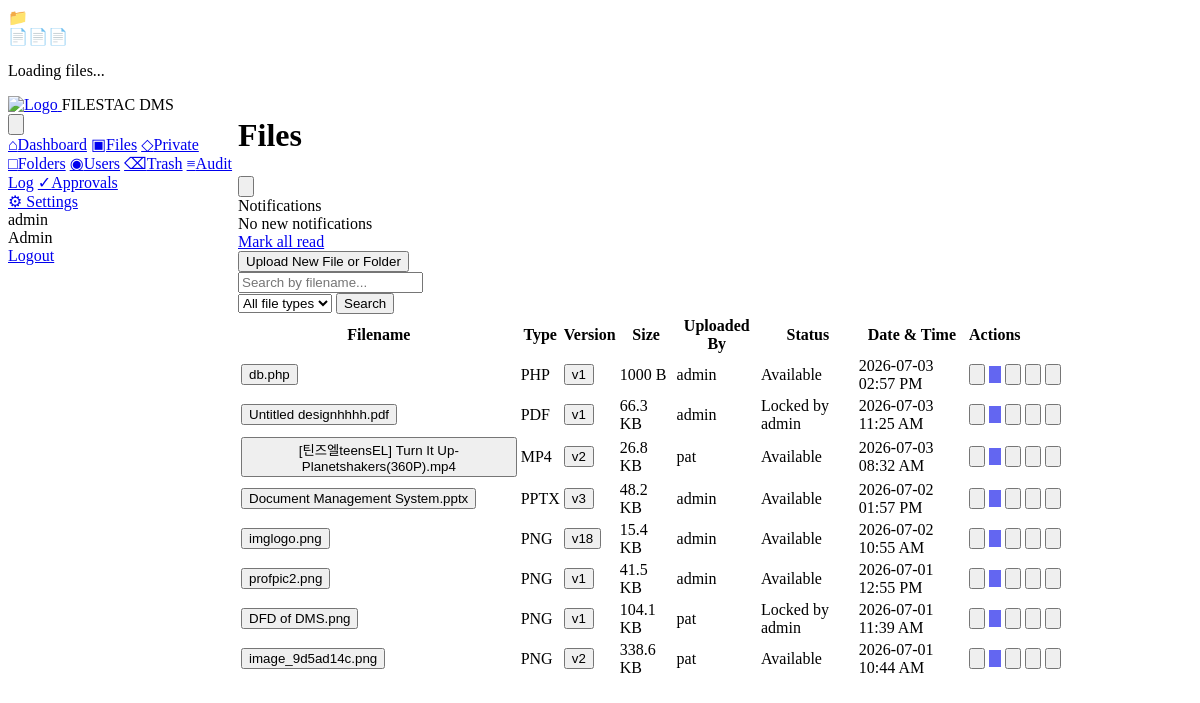
Screenshot of /pages/documents.php (signed in) with the database file from the repository.
### tables this page shows
CREATE TABLE `documents` (
  `id` int(11) NOT NULL,
  `folder_id` int(11) DEFAULT NULL,
  `filename` varchar(255) NOT NULL,
  `storage_path` varchar(255) NOT NULL,
  `version` int(11) NOT NULL DEFAULT 1,
  `size` int(11) NOT NULL DEFAULT 0,
  `uploaded_by` int(11) NOT NULL,
  `is_locked` tinyint(1) NOT NULL DEFAULT 0,
  `locked_by` int(11) DEFAULT NULL,
  `is_deleted` tinyint(1) NOT NULL DEFAULT 0,
  `created_at` datetime NOT NULL DEFAULT current_timestamp(),
  `is_trashed` tinyint(1) DEFAULT 0,
  `deleted_at` datetime DEFAULT NULL
);

CREATE TABLE `users` (
  `id` int(11) NOT NULL,
  `username` varchar(80) NOT NULL,
  `email` varchar(150) NOT NULL,
  `password_hash` varchar(255) NOT NULL,
  `role` enum('admin','contributor','casual') NOT NULL DEFAULT 'casual',
  `status` enum('active','frozen') NOT NULL DEFAULT 'active',
  `created_at` datetime NOT NULL DEFAULT current_timestamp(),
  `phone` varchar(30) DEFAULT NULL,
  `theme` varchar(20) DEFAULT 'light',
  `admin_id` int(11) DEFAULT NULL,
  `is_deleted` tinyint(1) DEFAULT 0
);

### core/auth.php (called while the page is built, shortened)
<?php
require_once __DIR__ . '/../bootstrap/init.php';
class Auth {
    public static function requireLogin(): array {
        return $_SESSION['user'];
    }
}
function require_login(): array { return Auth::requireLogin(); }

### config/config.php (called while the page is built, shortened)
<?php
function app_url(string $path = ''): string {
    return BASE_URL . ltrim($path, '/');
}
function asset_url(string $path = ''): string {
    return app_url('assets/' . ltrim($path, '/'));
}
function page_url(string $path = ''): string {
    return app_url('pages/' . ltrim($path, '/'));
}

### bootstrap/init.php (called while the page is built, shortened)
<?php
require_once __DIR__ . '/../config/config.php';
class Database {
    public function connect() {
        $conn = new mysqli(DB_HOST, DB_USER, DB_PASS, DB_NAME);
        $conn->set_charset('utf8mb4');
        return $conn;
    }
}
function get_db() {
    static $conn = null;
    if ($conn === null) {
        $conn = (new Database())->connect();
    }
    return $conn;
}

### classes/Settings.php (called while the page is built, shortened)
<?php
class Settings {
    private $db;
    public function __construct() {
        $this->db = get_db();
    }
    private function ensureTables(): void {
        $this->db->query("CREATE TABLE IF NOT EXISTS org_settings (
            id INT AUTO_INCREMENT PRIMARY KEY,
            admin_id INT NOT NULL UNIQUE,
            brand_name VARCHAR(100) DEFAULT 'FILESTAC DMS',
            logo_path VARCHAR(255) DEFAULT NULL,
            updated_at TIMESTAMP DEFAULT CURRENT_TIMESTAMP ON UPDATE CURRENT_TIMESTAMP
        )");
    }
    public static function getOrgAdminId(array $user): int {
        if ($user['role'] === 'admin') {
            return (int)$user['id'];
        }
        $db = get_db();
        $stmt = $db->prepare('SELECT admin_id FROM users WHERE id=?');
        $stmt->bind_param('i', $user['id']);
        $stmt->execute();
        $row = $stmt->get_result()->fetch_assoc();
        return (int)($row['admin_id'] ?? $user['id']);
    }
    public function getBrand(int $adminId): array {
        $stmt = $this->db->prepare('SELECT brand_name, logo_path FROM org_settings WHERE admin_id=?');
        $stmt->bind_param('i', $adminId);
        $stmt->execute();
        $row = $stmt->get_result()->fetch_assoc();
        if (!$row) {
            return ['brand_name' => DEFAULT_BRAND, 'logo_path' => null];
        }
        return $row;
    }
    public function getLogoUrl(int $adminId): string {
        $brand = $this->getBrand($adminId);
        if (file_exists(APP_ROOT . '/assets/logo/default.png')) {
            return asset_url('logo/default.png');
        }
        return asset_url('logo/default.png');
    }
}

### pages/documents.php (the view, shortened to what this page needs)
<?php
require_once __DIR__ . '/../core/auth.php';
$user = require_login();
$db   = get_db();
$role = $user['role'];
function format_bytes(int $bytes): string {
    if ($bytes >= 1024)    return round($bytes / 1024, 1) . ' KB';
    return $bytes . ' B';
}
$search = trim($_GET['search'] ?? '');
$fileType = strtolower(trim($_GET['type'] ?? ''));
$like   = '%' . $search . '%';
$typeLike = $fileType !== '' ? '%.' . $fileType : '%';
$offset = max(0, (int)($_GET['offset'] ?? 0));
$limit  = ROWS_PER_PAGE;
if ($role === 'casual') {
    $stmt = $db->prepare(
        'SELECT d.*, u.username AS uploader_name, ur.role AS uploader_role, lk.username AS locker_name, lk.role AS locker_role
         FROM documents d
         INNER JOIN document_shares ds ON ds.document_id = d.id AND ds.shared_with_user_id = ?
         LEFT JOIN users u  ON u.id = d.uploaded_by
         LEFT JOIN users ur ON ur.id = d.uploaded_by
         LEFT JOIN users lk ON lk.id = d.locked_by
         WHERE d.is_deleted = 0 AND d.filename LIKE ? AND d.filename LIKE ?
         ORDER BY d.created_at DESC LIMIT ? OFFSET ?'
    );
    $stmt->bind_param('issii', $user['id'], $like, $typeLike, $limit, $offset);
    $stmt->execute();
} else {
    $stmt = $db->prepare(
        'SELECT d.*, u.username AS uploader_name, ur.role AS uploader_role, lk.username AS locker_name, lk.role AS locker_role
         FROM documents d
         LEFT JOIN users u  ON u.id = d.uploaded_by
         LEFT JOIN users ur ON ur.id = d.uploaded_by
         LEFT JOIN users lk ON lk.id = d.locked_by
         WHERE d.is_deleted = 0 AND d.filename LIKE ? AND d.filename LIKE ?
         ORDER BY d.created_at DESC LIMIT ? OFFSET ?'
    );
    $stmt->bind_param('ssii', $like, $typeLike, $limit, $offset);
    $stmt->execute();
}
$documents = $stmt->get_result()->fetch_all(MYSQLI_ASSOC);
$page_title = 'Files';
include __DIR__ . '/../partials/header.php';
?>
<div class="doc-actions-bar">
  <?php if ($role !== 'casual'): ?>
    <button type="button" class="btn btn-primary" onclick="DMS.openUploadModal(false)">
    Upload New File or Folder
</button>
  <?php else: ?><span></span><?php endif; ?>
  <form method="GET" action="<?= page_url('documents.php') ?>" class="doc-search-box">
    <div class="suggest-box-wrap">
      <input type="text" id="documentSearchInput" name="search" value="<?= htmlspecialchars($search) ?>" placeholder="Search by filename..." autocomplete="off">
    </div>
    <select name="type" class="table-filter-select" onchange="this.form.submit()">
      <option value="">All file types</option>
    </select>
    <button type="submit" class="btn btn-secondary">Search</button>
  </form>
</div>
<table class="data-table file-table">
  <thead>
    <tr>
      <th>Filename</th>
      <th>Type</th>
      <th>Version</th>
      <th>Size</th>
      <th>Uploaded By</th>
      <th>Status</th>
      <th class="date-col">Date & Time</th>
      <th style="width: 220px; text-align: left;">Actions</th>
    </tr>
  </thead>
  <tbody>
  <?php
  $items_list = isset($folder_files) ? $folder_files : ($documents ?? []);
  if (empty($items_list)):
  ?>
    <tr><td colspan="8" class="empty-row">No files found.</td></tr>
  <?php else: ?>
    <?php foreach ($items_list as $doc):
        $locker_role = $doc['locker_role'] ?? 'user';
        $can_write = true;
    ?>
    <tr>
      <td>
        <button type="button" class="file-name-link" onclick="DMS.openFileDetail(<?= (int)$doc['id'] ?>)">
          <?= htmlspecialchars($doc['filename'] ?? $doc['foldername'] ?? '') ?>
        </button>
      </td>
      <td><span class="file-type-pill"><?= strtoupper(htmlspecialchars(pathinfo($doc['filename'] ?? '', PATHINFO_EXTENSION) ?: 'FILE')) ?></span></td>
      <td>
        <button type="button" class="version-link" onclick="DMS.openFileDetail(<?= (int)$doc['id'] ?>)">
          v<?= (int)($doc['version'] ?? 1) ?>
        </button>
      </td>
      <td><?= isset($doc['size']) ? format_bytes((int)$doc['size']) : '—' ?></td>
      <td><?= htmlspecialchars($doc['uploader_name'] ?? '—') ?></td>
      <td>
        <?php if (!empty($doc['is_locked'])): ?>
          <span class="badge badge-warn">Locked by <?= htmlspecialchars($doc['locker_name'] ?? '?') ?></span>
        <?php else: ?>
          <span class="badge badge-ok">Available</span>
        <?php endif; ?>
      </td>
      <td class="date-col">
        <div class="timestamp-wrapper">
          <?php
            try {
                $dateObj = new DateTime($doc['created_at']);
                $ph_date = $dateObj->format('Y-m-d');
                $ph_time = $dateObj->format('h:i A');
            } catch (Exception $e) {
                $ph_date = isset($doc['created_at']) ? substr($doc['created_at'], 0, 10) : '—';
                $ph_time = '—';
            }
          ?>
          <span><?= htmlspecialchars($ph_date) ?></span>
          <span class="timestamp-time"><?= htmlspecialchars($ph_time) ?></span>
        </div>
      </td>
      <td>
        <div class="actions-container">
          <?php if ($can_write): ?>
            <button type="button" class="btn-icon-sm btn-primary" title="Edit File Details" onclick="openMasterEditModal(<?= htmlspecialchars(json_encode($doc)) ?>)">
            </button>
          <?php endif; ?>
          <button type="button" class="btn-icon-sm" style="background:#6366f1;color:white;border:none;" title="Share" onclick="openShareModal(<?= (int)$doc['id'] ?>, '<?= htmlspecialchars(addslashes($doc['filename'])) ?>')">
          </button>
          <button type="button" class="btn-icon-sm btn-outline" title="Download" onclick="DMS.confirm('Download','Download <?= htmlspecialchars(addslashes($doc['filename'])) ?>?', ()=>DMS.downloadFile(<?= (int)$doc['id'] ?>))">
          </button>
          <?php if ($role !== 'casual'): ?>
            <?php if (empty($doc['is_locked'])): ?>
              <button type="button" class="btn-icon-sm btn-warn" title="Lock" onclick="DMS.confirm('Lock File','Lock this file for editing?', ()=>location.href='<?= app_url('api/version_control.php?action=checkout&id=' . (int)$doc['id']) ?>')">
              </button>
            <?php else:
              $can_unlock = false;
              if ((int)$doc['locked_by'] === (int)$user['id']) { $can_unlock = true; }
              elseif ($role === 'admin' && $locker_role !== 'admin') { $can_unlock = true; }
              elseif ($role === 'contributor' && in_array($locker_role, ['user','casual'], true)) { $can_unlock = true; }
              if ($can_unlock):
            ?>
              <button type="button" class="btn-icon-sm btn-ok" title="Unlock" onclick="DMS.confirm('Unlock File','Release the lock on this file?', ()=>location.href='<?= app_url('api/version_control.php?action=checkin&id=' . (int)$doc['id']) ?>')">
              </button>
              <?php endif; ?>
            <?php endif; ?>
            <?php if ($can_write): ?>
              <button type="button" class="btn-icon-sm btn-danger" title="Delete" onclick="DMS.confirm('Delete','Move this file to trash?', ()=>location.href='<?= app_url('api/delete.php?id=' . (int)$doc['id']) ?>')">
              </button>
            <?php endif; ?>
          <?php endif; ?>
        </div>
      </td>
    </tr>
    <?php endforeach; ?>
  <?php endif; ?>
  </tbody>
</table>
<?php
include __DIR__ . '/../partials/footer.php';
?>

### partials/header.php (shortened to what this page needs)
<?php
$role = $user['role'] ?? 'casual';
$theme = $user['theme'] ?? 'light';
$settingsObj = new Settings();
$orgAdminId = Settings::getOrgAdminId($user);
$brand = $settingsObj->getBrand($orgAdminId);
$logoUrl = $settingsObj->getLogoUrl($orgAdminId);
$brandName = $brand['brand_name'] ?? DEFAULT_BRAND;
$notifObj = new Notification();
$notifications = $notifObj->getUnread((int)$user['id'], 8);
$current_file = basename($_SERVER['PHP_SELF']);
$is_dashboard_active = in_array($current_file, ['dashboard.php', 'admin_dashboard.php', 'contributor_dashboard.php', 'casual_user_dashboard.php'], true);
?>
<!DOCTYPE html>
<html lang="en" data-theme="<?= htmlspecialchars($theme) ?>">
<head>
<link rel="stylesheet" href="<?= asset_url('css/bootstrap.css') ?>">
<link rel="stylesheet" href="<?= asset_url('css/style.css') ?>">
</head>
<body class="skin-<?= htmlspecialchars($role) ?> theme-<?= htmlspecialchars($theme) ?> dms-loading">
<div id="page-loading-overlay" class="loading-overlay">
    <div class="folder-loader">
        <div class="folder-icon">📁</div>
        <div class="file-icons"><span>📄</span><span>📄</span><span>📄</span></div>
        <p>Loading files...</p>
    </div>
</div>
<div class="app-layout">
    <aside id="dashboard-sidebar" class="sidebar">
        <div class="sidebar-logo">
            <div class="sidebar-brand-content">
                <a href="javascript:location.reload()" title="Refresh" class="logo-link">
                    <img src="<?= htmlspecialchars($logoUrl) ?>" alt="Logo" class="sidebar-logo-img">
                </a>
                <span class="sidebar-brand-text"><?= htmlspecialchars($brandName) ?></span>
            </div>
            <button id="sidebar-toggle-btn" class="sidebar-toggle" aria-label="Toggle menu">
            </button>
        </div>
        <nav class="sidebar-nav">
            <a href="<?= page_url('dashboard.php') ?>" class="nav-item <?= $is_dashboard_active ? 'active' : '' ?>"><span class="nav-icon">⌂</span><span class="nav-label">Dashboard</span></a>
            <a href="<?= page_url('documents.php') ?>" class="nav-item <?= $current_file === 'documents.php' ? 'active' : '' ?>"><span class="nav-icon">▣</span><span class="nav-label">Files</span></a>
            <a href="<?= page_url('private.php') ?>" class="nav-item <?= $current_file === 'private.php' ? 'active' : '' ?>"><span class="nav-icon">◇</span><span class="nav-label">Private</span></a>
            <a href="<?= page_url('folders.php') ?>" class="nav-item <?= $current_file === 'folders.php' ? 'active' : '' ?>"><span class="nav-icon">□</span><span class="nav-label">Folders</span></a>
            <?php if ($role === 'admin'): ?>
                <a href="<?= page_url('users.php') ?>" class="nav-item <?= in_array($current_file, ['users.php','user_detail.php']) ? 'active' : '' ?>"><span class="nav-icon">◉</span><span class="nav-label">Users</span></a>
                <a href="<?= page_url('trash.php') ?>" class="nav-item <?= $current_file === 'trash.php' ? 'active' : '' ?>"><span class="nav-icon">⌫</span><span class="nav-label">Trash</span></a>
                <a href="<?= page_url('audit.php') ?>" class="nav-item <?= $current_file === 'audit.php' ? 'active' : '' ?>"><span class="nav-icon">≡</span><span class="nav-label">Audit Log</span></a>
                <a href="<?= app_url('admin/admin_approvals.php') ?>" class="nav-item <?= $current_file === 'admin_approvals.php' ? 'active' : '' ?>"><span class="nav-icon">✓</span><span class="nav-label">Approvals</span></a>
            <?php endif; ?>
        </nav>
        <div class="sidebar-footer">
            <a href="<?= app_url('settings/settings.php') ?>" class="nav-item settings-link <?= $current_file === 'settings.php' ? 'active' : '' ?>">
                ⚙ Settings
            </a>
            <div class="user-pill">
                <div>
                    <div class="user-name"><?= htmlspecialchars($user['username']) ?></div>
                    <div class="user-role"><?= ucfirst($role) ?></div>
                </div>
            </div>
            <a href="<?= page_url('logout.php') ?>" class="btn btn-outline btn-sm btn-full">Logout</a>
        </div>
    </aside>
    <div class="main-content">
        <header class="top-bar" id="top-bar">
            <h1 class="top-bar-title"><?= htmlspecialchars($page_title ?? '') ?></h1>
            <div class="top-bar-actions">
                <div class="notif-wrap">
                    <button id="notif-btn" class="notif-btn" title="Notifications" aria-label="Notifications">
                    </button>
                    <div id="notif-panel" class="notif-panel">
                        <div class="notif-header">Notifications</div>
                        <?php if (empty($notifications)): ?>
                            <div class="notif-empty">No new notifications</div>
                        <?php endif; ?>
                        <a href="<?= app_url('api/notifications.php?action=mark_all') ?>" class="notif-mark-all">Mark all read</a>
                    </div>
                </div>
            </div>
        </header>
        <div class="page-body">

### partials/footer.php (shortened to what this page needs)
        </div>
    </div>
</div>
</body>
</html>

### partials/header.php (style rules this page uses)
.modal-overlay, .loading-overlay { display: none !important; }
body.dms-loading .loading-overlay { display: flex !important; }
.app-layout { display: flex; min-height: 100vh; }
.sidebar { width: 230px; min-width: 230px; flex-shrink: 0; }
.main-content { flex: 1; min-width: 0; display: flex; flex-direction: column; }

### rows the page displays
documents: filename "db.php", filename "PHP", version "1", size "1000 B", uploaded_by.username "admin", is_locked "Available", created_at "2026-07-03", created_at "02:57 PM"
documents: filename "Untitled designhhhh.pdf", filename "PDF", version "1", size "66.3 KB", uploaded_by.username "admin", created_at "2026-07-03", created_at "11:25 AM"
documents: filename "[틴즈엘teensEL] Turn It Up- Planetshakers(360P).mp4", filename "MP4", version "2", size "26.8 KB", uploaded_by.username "pat", is_locked "Available", created_at "2026-07-03", created_at "08:32 AM"
documents: filename "Document Management System.pptx", filename "PPTX", version "3", size "48.2 KB", uploaded_by.username "admin", is_locked "Available", created_at "2026-07-02", created_at "01:57 PM"
documents: filename "imglogo.png", filename "PNG", version "18", size "15.4 KB", uploaded_by.username "admin", is_locked "Available", created_at "2026-07-02", created_at "10:55 AM"
documents: filename "profpic2.png", filename "PNG", version "1", size "41.5 KB", uploaded_by.username "admin", is_locked "Available", created_at "2026-07-01", created_at "12:55 PM"
documents: filename "DFD of DMS.png", filename "PNG", version "1", size "104.1 KB", uploaded_by.username "pat", locked_by.username "admin", created_at "2026-07-01", created_at "11:39 AM"
documents: filename "image_9d5ad14c.png", filename "PNG", version "2", size "338.6 KB", uploaded_by.username "pat", is_locked "Available", created_at "2026-07-01", created_at "10:44 AM"

### other values shown
$brandName "FILESTAC DMS"
$user['username'] "admin"
$role "Admin"
$page_title "Files"
